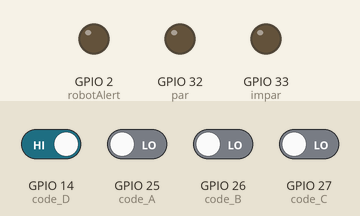
A sketch run on a simulated ESP32. Parts: output pins drawn as LEDs (lit = HIGH). The test bench sets the inputs (shaded band); at power-on: GPIO 14 (code_D) HIGH, GPIO 25 (code_A), GPIO 26 (code_B), GPIO 27 (code_C) LOW.

Above: at 1.2 s.
1.3 s: GPIO 14 (code_D) driven LOW
At 1.9 s:
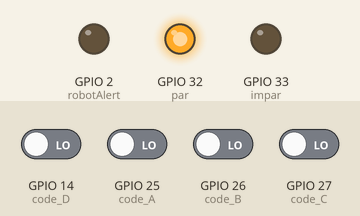
2.8 s: GPIO 14 (code_D) driven HIGH
At 3.1 s:
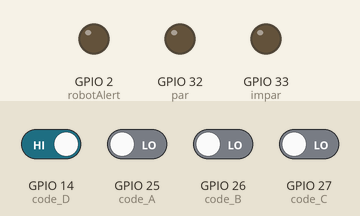
Timing chart, 0 to 5.8 s (numbered marks = the images above; inputs shaded):
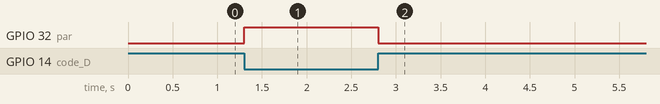

Measured:
- after the input at 1.3 s, GPIO 32 (par): LOW → HIGH at once
- after the input at 2.8 s, GPIO 32 (par): HIGH → LOW at once

The sketch:

Lector_de_c_digo.ino
```cpp
#define robotAlert 2    // Pin donde el robot le dirá a Arduino que ya se alineo con la caja
#define par 32
#define impar 33

#define code_A 25
#define code_B 26
#define code_C 27
#define code_D 14

bool A, B, C, D;

void setup() {
  pinMode(robotAlert, OUTPUT);
  pinMode(impar, OUTPUT);
  pinMode(par, OUTPUT);

  pinMode(code_A, INPUT);
  pinMode(code_B, INPUT);
  pinMode(code_C, INPUT);
  pinMode(code_D, INPUT);

  Serial.begin(115200);
}


void loop() {
  A = digitalRead(code_A);
  B = digitalRead(code_B);
  C = digitalRead(code_C);
  D = digitalRead(code_D);
  if (D == 0){
    digitalWrite(par, HIGH);
  }
  else digitalWrite(par, LOW);

  //if (A == 0 && B == 0 && C == 0 && D == 0){

}
```
